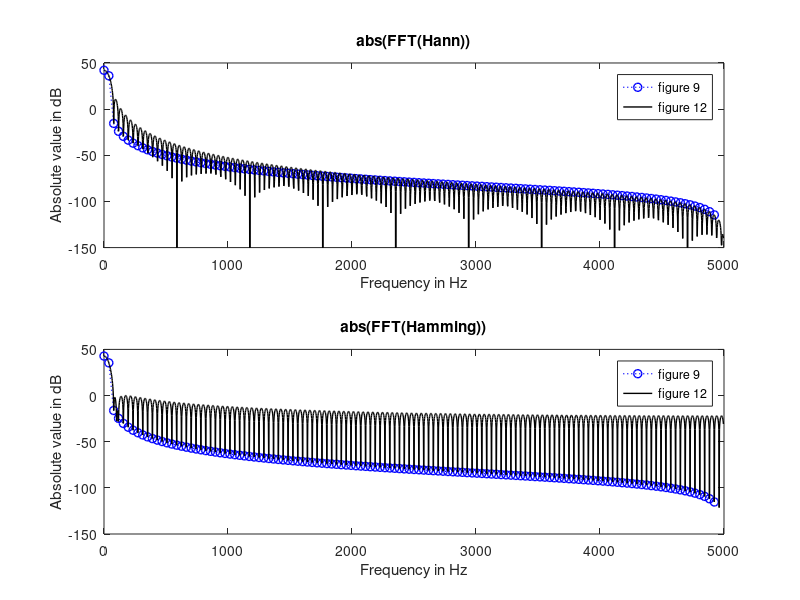

Source code (MATLAB): (Note: this script raises an error after producing the figure.)
function [] = windemoAdd();

fs = 10000;
f1 = 0: fs/256 : fs/2-2*fs/256;
f2 = 0: fs/320 : fs/2-2*fs/320;
f3 = 0: fs/1280 : fs/2-2*fs/1280;
f4 = 0: fs/4352 : fs/2-2*fs/4352;

x1 = hanning(256);
x2 = [zeros(32,1) ; x1 ; zeros(32,1)];
x3 = [zeros(512,1) ; x1 ; zeros(512,1)];
x4 = [zeros(2048,1) ; x1 ; zeros(2048,1)];
X1 = abs(fft(x1));
X2 = abs(fft(x2));
X3 = abs(fft(x3));
X4 = abs(fft(x4));
X1 = 20*log10(X1(1:end/2-1));
X2 = 20*log10(X2(1:end/2-1));
X3 = 20*log10(X3(1:end/2-1));
X4 = 20*log10(X4(1:end/2-1));

y1 = hamming(256);
y2 = [zeros(32,1) ; y1 ; zeros(32,1)];
y3 = [zeros(512,1) ; y1 ; zeros(512,1)];
y4 = [zeros(2048,1) ; y1 ; zeros(2048,1)];
Y1 = abs(fft(y1));
Y2 = abs(fft(y2));
Y3 = abs(fft(y3));
Y4 = abs(fft(y4));
Y1 = 20*log10(Y1(1:end/2-1));
Y2 = 20*log10(Y2(1:end/2-1));
Y3 = 20*log10(Y3(1:end/2-1));
Y4 = 20*log10(Y4(1:end/2-1));

subplot(2,1,1)
plot(f1,X1,'bo:','MarkerSize',6,'linewidth',1)
hold on
% plot(f2,X2,'mx:','MarkerSize',6,'linewidth',1)
% plot(f3,X3,'rd:','MarkerSize',6,'linewidth',1)
plot(f4,X4,'k-','linewidth',1)
axis([0 5000 -150 50])
xlabel('Frequency in Hz')
ylabel('Absolute value in dB')
title('abs(FFT(Hann))')
% legend('figure 9','figure 10','figure 11','figure 12')
legend('figure 9','figure 12')

subplot(2,1,2)
plot(f1,Y1,'bo:','MarkerSize',6,'linewidth',1)
hold on
% plot(f2,Y2,'mx:','MarkerSize',6,'linewidth',1)
% plot(f3,Y3,'rd:','MarkerSize',6,'linewidth',1)
plot(f4,Y4,'k-','linewidth',1)
axis([0 5000 -150 50])
xlabel('Frequency in Hz')
ylabel('Absolute value in dB')
title('abs(FFT(Hamming))')
% legend('figure 9','figure 10','figure 11','figure 12')
legend('figure 9','figure 12')
suptitle('Windowing Effects -- Summary of previous 4 Hann and Hamming Windows');
